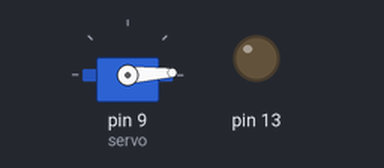
Bench run of a sketch on a simulated Arduino Uno, built with avr-gcc and run on an emulated ATmega328P. On the bench: servo, output pins drawn as LEDs (lit = HIGH).

Above: at 0.05 s.
At 1.35 s:
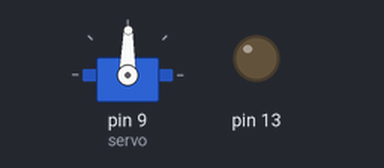
At 2.7 s:
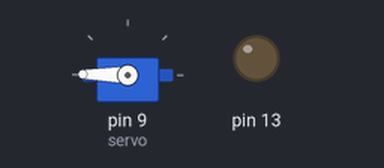
At 5.4 s:
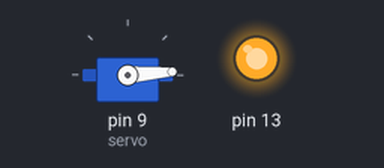
Timing chart, 0 to 7.1 s (numbered marks = the images above):
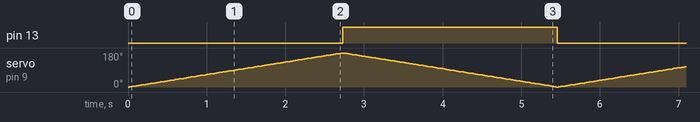

The sketch:

bar-bloqueante.ino
```cpp
// Fallo: barrido con delay(): mientras el servo se mueve, el LED no puede cambiar.
#include <Servo.h>

Servo servo;
bool encendido = false;

void setup() {
  pinMode(13, OUTPUT);
  servo.attach(9);
}

void loop() {
  for (int a = 0; a <= 180; a++) {
    servo.write(a);
    delay(15);
  }
  encendido = !encendido;
  digitalWrite(13, encendido);
  for (int a = 180; a >= 0; a--) {
    servo.write(a);
    delay(15);
  }
  encendido = !encendido;
  digitalWrite(13, encendido);
}
```

Measured:
- by itself, pin 13: alternates HIGH for 2.7 s and LOW for 2.7 s
